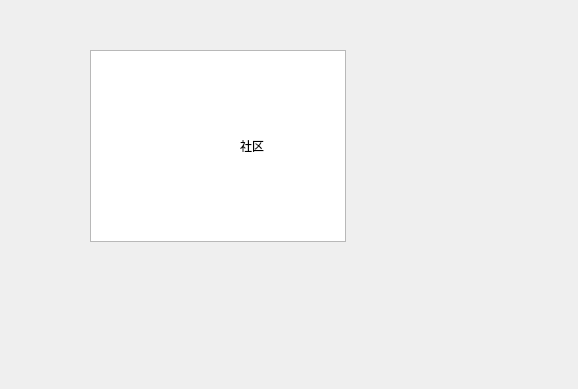
<?xml version="1.0" encoding="UTF-8"?>
<ui version="4.0">
 <class>Stock_Community</class>
 <widget class="QWidget" name="Stock_Community">
  <property name="geometry">
   <rect>
    <x>0</x>
    <y>0</y>
    <width>578</width>
    <height>389</height>
   </rect>
  </property>
  <property name="windowTitle">
   <string>Form</string>
  </property>
  <widget class="QGraphicsView" name="graphicsView">
   <property name="geometry">
    <rect>
     <x>90</x>
     <y>50</y>
     <width>256</width>
     <height>192</height>
    </rect>
   </property>
  </widget>
  <widget class="QLabel" name="label">
   <property name="geometry">
    <rect>
     <x>240</x>
     <y>140</y>
     <width>40</width>
     <height>12</height>
    </rect>
   </property>
   <property name="text">
    <string>社区</string>
   </property>
  </widget>
 </widget>
 <resources/>
 <connections/>
</ui>
